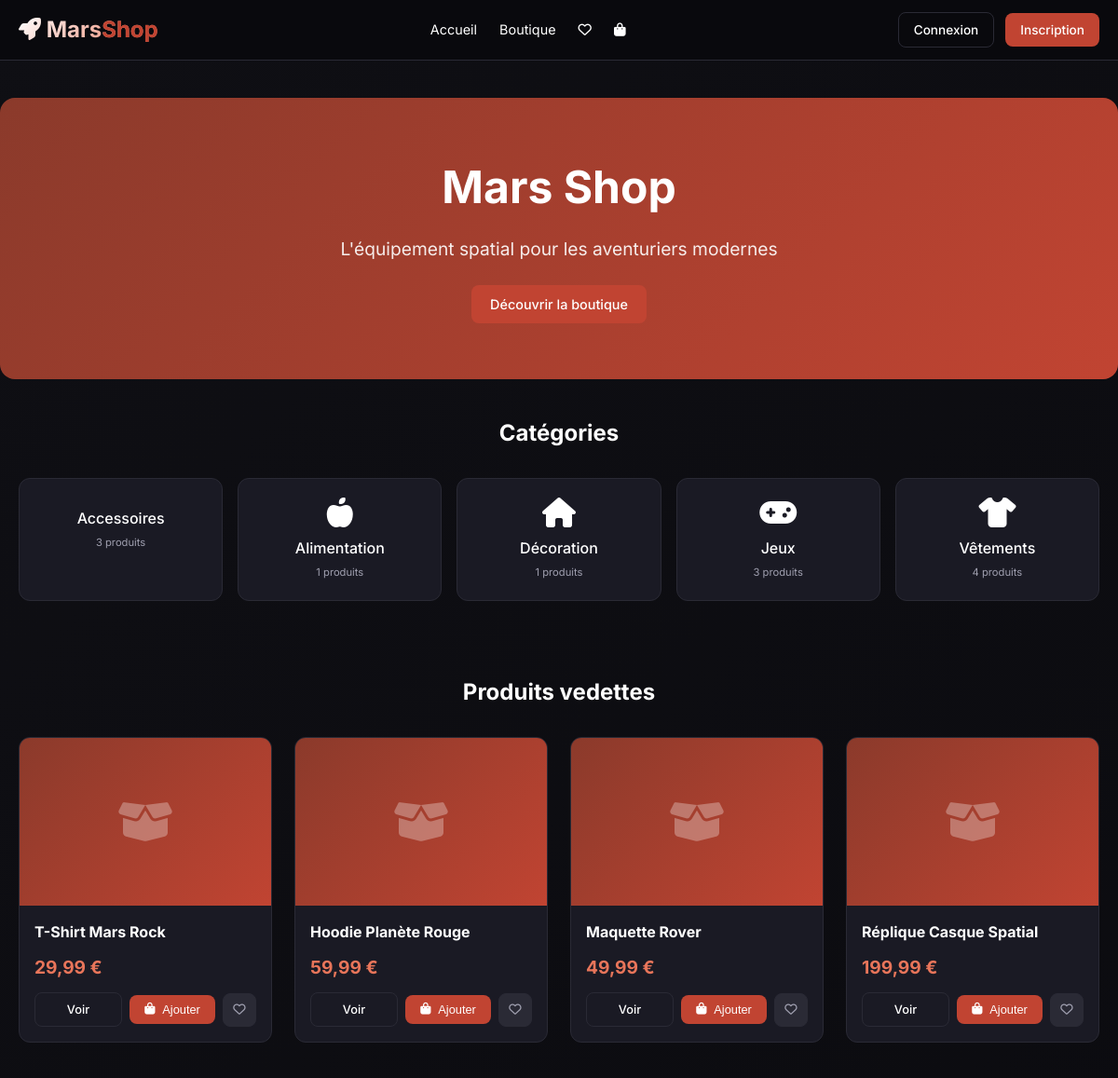
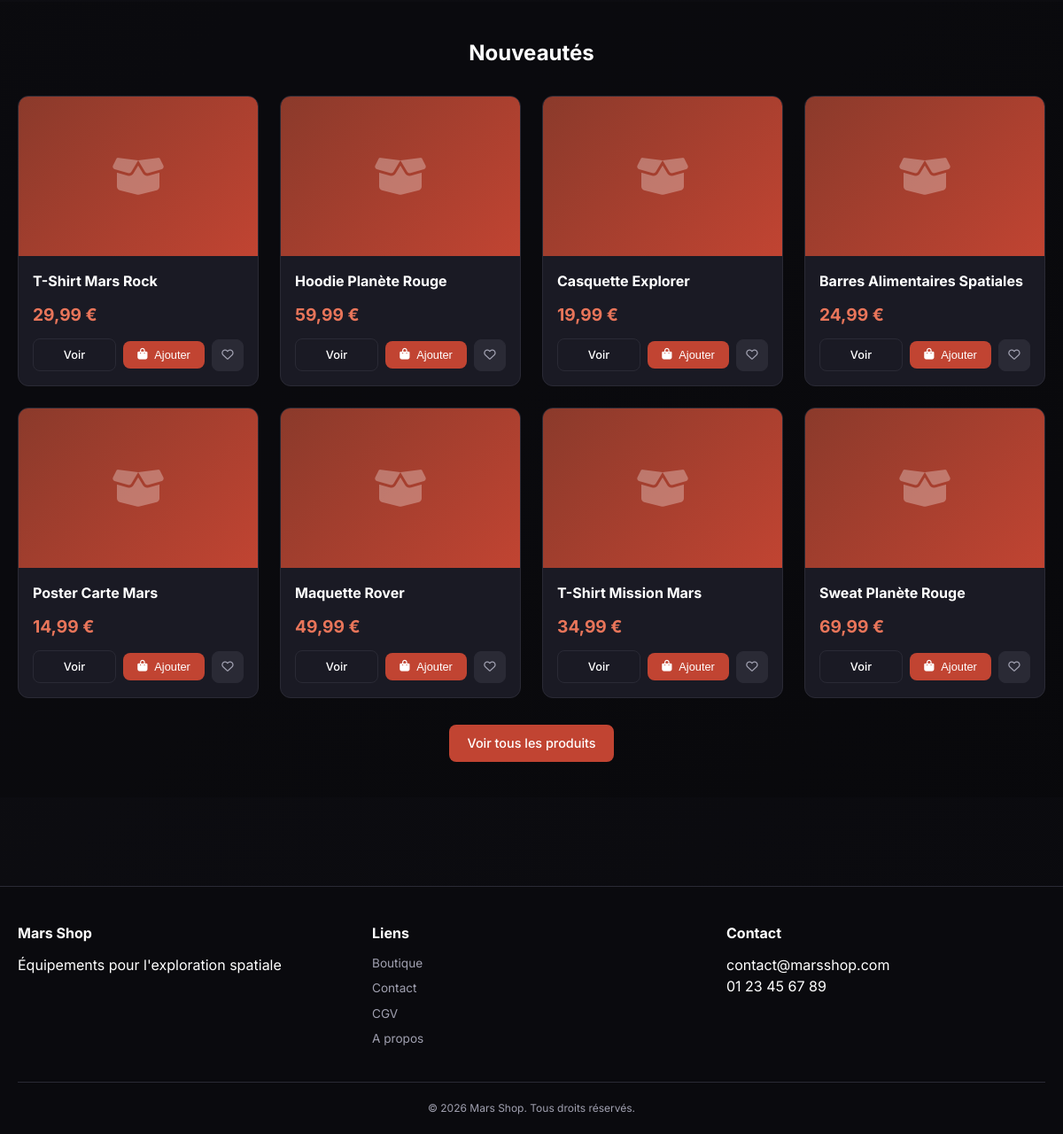
The page / on the database its author committed (2 pictures, top to bottom).
### tables this page shows
CREATE TABLE products (
    id INT AUTO_INCREMENT PRIMARY KEY,
    name VARCHAR(200) NOT NULL,
    slug VARCHAR(200) UNIQUE NOT NULL,
    description TEXT,
    short_description VARCHAR(500),
    price DECIMAL(10,2) NOT NULL,
    compare_price DECIMAL(10,2) DEFAULT NULL,
    stock INT DEFAULT 0,
    image VARCHAR(255),
    images TEXT,
    category VARCHAR(100),
    tags VARCHAR(255),
    is_featured BOOLEAN DEFAULT FALSE,
    is_active BOOLEAN DEFAULT TRUE,
    views INT DEFAULT 0,
    created_at TIMESTAMP DEFAULT CURRENT_TIMESTAMP,
    updated_at TIMESTAMP DEFAULT CURRENT_TIMESTAMP ON UPDATE CURRENT_TIMESTAMP,
    INDEX idx_category (category),
    INDEX idx_price (price),
    INDEX idx_featured (is_featured),
    FULLTEXT INDEX idx_search (name, description, category)
);

### includes/functions.php (called while the page is built, shortened)
<?php
function isLoggedIn(): bool {
    return isset($_SESSION['user_id']);
}
function formatPrice(float $price): string {
    return number_format($price, 2, ',', ' ') . ' €';
}
function clean(?string $string): string {
    return htmlspecialchars($string ?? '', ENT_QUOTES, 'UTF-8');
}

### index.php (the view, shortened to what this page needs)
<?php
require_once 'includes/header.php';
require_once 'includes/functions.php';
$conn = getConnection();
$stmt = $conn->prepare("SELECT * FROM products WHERE is_featured = 1 AND is_active = 1 ORDER BY created_at DESC LIMIT 8");
$stmt->execute();
$featured_products = $stmt->fetchAll();
$stmt = $conn->prepare("SELECT * FROM products WHERE is_active = 1 ORDER BY created_at DESC LIMIT 8");
$stmt->execute();
$new_products = $stmt->fetchAll();
$stmt = $conn->query("SELECT DISTINCT category FROM products WHERE is_active = 1 ORDER BY category");
$categories = $stmt->fetchAll();
$category_counts = [];
foreach ($categories as $cat) {
    $stmt_count = $conn->prepare("SELECT COUNT(*) as count FROM products WHERE category = ? AND is_active = 1");
    $stmt_count->execute([$cat['category']]);
    $category_counts[$cat['category']] = $stmt_count->fetch()['count'];
}
$wishlist_ids = [];
?>
<section class="hero">
    <div class="container">
        <div class="hero-content">
            <h1>Mars Shop</h1>
            <p>L'équipement spatial pour les aventuriers modernes</p>
            <a href="shop.php" class="btn-primary">Découvrir la boutique</a>
        </div>
    </div>
</section>
<section class="categories-section">
    <div class="container">
        <h2 class="section-title">Catégories</h2>
        <div class="categories-grid">
            <?php foreach($categories as $cat): ?>
            <a href="shop.php?category=<?php echo urlencode($cat['category']); ?>" class="category-card">
                <i class="fas fa-<?php
                    echo $cat['category'] == 'Vêtements' ? 'tshirt' :
                        ($cat['category'] == 'Accessoires' ? 'watch' :
                        ($cat['category'] == 'Alimentation' ? 'apple-alt' :
                        ($cat['category'] == 'Décoration' ? 'home' : 'gamepad')));
                ?>"></i>
                <span><?php echo clean($cat['category']); ?></span>
                <small><?php echo $category_counts[$cat['category']] ?? 0; ?> produits</small>
            </a>
            <?php endforeach; ?>
        </div>
    </div>
</section>
<section class="products-section">
    <div class="container">
        <h2 class="section-title">Produits vedettes</h2>
        <?php if(count($featured_products) > 0): ?>
        <div class="products-grid">
            <?php foreach($featured_products as $product): ?>
            <div class="product-card" data-product-id="<?php echo $product['id']; ?>">
                <?php if($product['compare_price'] && $product['compare_price'] > $product['price']): ?>
                <div class="product-badge">-<?php echo round((1 - $product['price']/$product['compare_price']) * 100); ?>%</div>
                <?php endif; ?>
                <div class="product-image">
                    <i class="fas fa-box-open"></i>
                </div>
                <div class="product-info">
                    <h3><?php echo clean($product['name']); ?></h3>
                    <div class="product-price"><?php echo formatPrice($product['price']); ?></div>
                    <div class="product-actions">
                        <a href="product.php?id=<?php echo $product['id']; ?>" class="btn-secondary btn-sm">Voir</a>
                        <?php if($product['stock'] > 0): ?>
                        <button class="btn-primary btn-sm add-to-cart-btn" data-product-id="<?php echo $product['id']; ?>">
                            <i class="fas fa-shopping-bag"></i> Ajouter
                        </button>
                        <?php endif; ?>
                        <button class="wishlist-btn-sm <?php echo in_array($product['id'], $wishlist_ids) ? 'active' : ''; ?>"
                                data-product-id="<?php echo $product['id']; ?>">
                            <i class="<?php echo in_array($product['id'], $wishlist_ids) ? 'fas' : 'far'; ?> fa-heart"></i>
                        </button>
                    </div>
                </div>
            </div>
            <?php endforeach; ?>
        </div>
        <?php else: ?>
        <div class="empty-state">Aucun produit vedette</div>
        <?php endif; ?>
    </div>
</section>
<section class="products-section bg-dark">
    <div class="container">
        <h2 class="section-title">Nouveautés</h2>
        <?php if(count($new_products) > 0): ?>
        <div class="products-grid">
            <?php foreach($new_products as $product): ?>
            <div class="product-card" data-product-id="<?php echo $product['id']; ?>">
                <div class="product-image">
                    <i class="fas fa-box-open"></i>
                </div>
                <div class="product-info">
                    <h3><?php echo clean($product['name']); ?></h3>
                    <div class="product-price"><?php echo formatPrice($product['price']); ?></div>
                    <div class="product-actions">
                        <a href="product.php?id=<?php echo $product['id']; ?>" class="btn-secondary btn-sm">Voir</a>
                        <?php if($product['stock'] > 0): ?>
                        <button class="btn-primary btn-sm add-to-cart-btn" data-product-id="<?php echo $product['id']; ?>">
                            <i class="fas fa-shopping-bag"></i> Ajouter
                        </button>
                        <?php endif; ?>
                        <button class="wishlist-btn-sm <?php echo in_array($product['id'], $wishlist_ids) ? 'active' : ''; ?>"
                                data-product-id="<?php echo $product['id']; ?>">
                            <i class="<?php echo in_array($product['id'], $wishlist_ids) ? 'fas' : 'far'; ?> fa-heart"></i>
                        </button>
                    </div>
                </div>
            </div>
            <?php endforeach; ?>
        </div>
        <?php else: ?>
        <div class="empty-state">Aucune nouveauté</div>
        <?php endif; ?>
        <div class="text-center" style="margin-top: 30px;">
            <a href="shop.php" class="btn-primary">Voir tous les produits</a>
        </div>
    </div>
</section>
<?php require_once 'includes/footer.php'; ?>

### includes/header.php (shortened to what this page needs)
<?php
require_once __DIR__ . '/functions.php';
?>
<!DOCTYPE html>
<html lang="fr">
<head>
    <link rel="stylesheet" href="https://cdnjs.cloudflare.com/ajax/libs/font-awesome/6.4.0/css/all.min.css">
    <link rel="stylesheet" href="assets/css/style.css">
</head>
<body>
<header class="header">
    <div class="container">
        <div class="header-wrapper">
            <div class="logo">
                <a href="index.php">
                    <i class="fas fa-rocket"></i>
                    <span>Mars<span>Shop</span></span>
                </a>
            </div>
            <nav class="nav">
                <a href="index.php">Accueil</a>
                <a href="shop.php">Boutique</a>
                <a href="wishlist.php" class="nav-wishlist">
                    <i class="far fa-heart"></i>
                </a>
                <a href="cart.php" class="nav-cart">
                    <i class="fas fa-shopping-bag"></i>
                </a>
            </nav>
            <div class="user-menu">
                <?php if(isLoggedIn()): ?>
                    <div class="user-dropdown">
                        <button class="user-btn">
                            <i class="fas fa-user-astronaut"></i>
                            <span><?php echo clean($_SESSION['username']); ?></span>
                            <i class="fas fa-chevron-down"></i>
                        </button>
                        <div class="dropdown-menu">
                            <a href="profile.php"><i class="fas fa-user"></i> Mon compte</a>
                            <a href="orders.php"><i class="fas fa-box"></i> Commandes</a>
                            <?php if(isAdmin()): ?>
                                <a href="admin/"><i class="fas fa-dashboard"></i> Admin</a>
                            <?php endif; ?>
                            <hr>
                            <a href="logout.php"><i class="fas fa-sign-out-alt"></i> Déconnexion</a>
                        </div>
                    </div>
                <?php else: ?>
                    <a href="login.php" class="btn-login">Connexion</a>
                    <a href="register.php" class="btn-register">Inscription</a>
                <?php endif; ?>
            </div>
        </div>
    </div>
</header>
<main class="main">

### includes/footer.php (shortened to what this page needs)
    </main>
    <footer class="footer">
        <div class="container">
            <div class="footer-grid">
                <div>
                    <h4>Mars Shop</h4>
                    <p>Équipements pour l'exploration spatiale</p>
                </div>
                <div>
                    <h4>Liens</h4>
                    <a href="shop.php">Boutique</a>
                    <a href="contact.php">Contact</a>
                    <a href="cgv.php">CGV</a>
                    <a href="about.php">A propos</a>
                </div>
                <div>
                    <h4>Contact</h4>
                    <p>contact@marsshop.com</p>
                    <p>01 23 45 67 89</p>
                </div>
            </div>
            <div class="footer-bottom">
                <p>&copy; <?= date('Y'); ?> Mars Shop. Tous droits réservés.</p>
            </div>
        </div>
    </footer>
</body>
</html>

### assets/css/style.css (style rules this page uses)
:root { --primary: #c14432; --primary-dark: #8b3a2b; --primary-light: #e8755a; --dark: #0f0f14; --darker: #0a0a0e; --gray: #1a1a24; --gray-light: #2a2a35; --text: #ffffff; --text-muted: #a0a0b0; --border: #2a2a35; --success: #10b981; --error: #ef4444; --warning: #f59e0b; --shadow: 0 2px 8px rgba(0,0,0,0.3); --shadow-lg: 0 4px 20px rgba(0,0,0,0.4); --radius: 10px; --radius-lg: 16px; }
* { margin: 0; padding: 0; box-sizing: border-box; }
body { font-family: 'Inter', sans-serif; background: linear-gradient(135deg, var(--dark) 0%, var(--darker) 100%); color: var(--text); line-height: 1.5; min-height: 100vh; }
.container { max-width: 1280px; margin: 0 auto; padding: 0 20px; }
.header { background: rgba(10, 10, 14, 0.98); border-bottom: 1px solid var(--border); position: sticky; top: 0; z-index: 100; backdrop-filter: blur(10px); }
.header-wrapper { display: flex; justify-content: space-between; align-items: center; height: 64px; gap: 20px; }
.logo a { font-size: 1.5rem; font-weight: 700; text-decoration: none; background: linear-gradient(135deg, #fff, var(--primary-light)); -webkit-background-clip: text; background-clip: text; color: transparent; }
.logo span span { color: var(--primary); background: none; -webkit-background-clip: unset; }
.nav { display: flex; gap: 24px; align-items: center; }
.nav a { color: var(--text); text-decoration: none; font-size: 0.9rem; transition: color 0.2s; position: relative; }
.nav-wishlist, .nav-cart { position: relative; font-size: 1.1rem; }
.user-menu { display: flex; gap: 12px; align-items: center; }
.btn-login, .btn-register { padding: 8px 16px; border-radius: 8px; text-decoration: none; font-size: 0.85rem; font-weight: 500; transition: all 0.2s; }
.btn-login { background: transparent; border: 1px solid var(--border); color: var(--text); }
.btn-register { background: var(--primary); color: white; }
.main { min-height: calc(100vh - 64px - 200px); padding: 40px 0; }
.btn, .btn-primary, .btn-secondary { display: inline-flex; align-items: center; justify-content: center; gap: 8px; padding: 10px 20px; border-radius: 8px; font-weight: 500; text-decoration: none; transition: all 0.2s; cursor: pointer; border: none; font-size: 0.9rem; }
.btn-primary { background: var(--primary); color: white; }
.btn-secondary { background: transparent; border: 1px solid var(--border); color: var(--text); }
.btn-sm { padding: 6px 12px; font-size: 0.8rem; }
.products-grid { display: grid; grid-template-columns: repeat(auto-fill, minmax(260px, 1fr)); gap: 24px; margin-top: 24px; }
.product-card { background: var(--gray); border-radius: var(--radius-lg); overflow: hidden; transition: transform 0.2s, box-shadow 0.2s; border: 1px solid var(--border); }
.product-image { height: 200px; background: linear-gradient(135deg, var(--primary-dark), var(--primary)); display: flex; align-items: center; justify-content: center; font-size: 3rem; position: relative; }
.product-badge { position: absolute; top: 12px; right: 12px; background: var(--success); color: white; padding: 4px 8px; border-radius: 20px; font-size: 0.7rem; font-weight: 600; }
.product-info { padding: 16px; }
.product-price { font-size: 1.3rem; font-weight: 700; color: var(--primary-light); margin: 12px 0; }
.product-actions { display: flex; gap: 8px; margin-top: 12px; }
.product-actions .btn-secondary, .product-actions .btn-primary { flex: 1; padding: 8px; font-size: 0.8rem; }
.footer { background: var(--darker); border-top: 1px solid var(--border); padding: 40px 0 20px; margin-top: 60px; }
.footer-grid { display: grid; grid-template-columns: repeat(3, 1fr); gap: 40px; margin-bottom: 30px; }
.footer-grid h4 { margin-bottom: 12px; font-size: 1rem; }
.footer-grid a { display: block; color: var(--text-muted); text-decoration: none; font-size: 0.85rem; margin-bottom: 8px; }
.footer-bottom { text-align: center; padding-top: 20px; border-top: 1px solid var(--border); font-size: 0.75rem; color: var(--text-muted); }

### rows shown on the page
products: name "T-Shirt Mars Rock", price "29,99 €"
products: name "Hoodie Planète Rouge", price "59,99 €"
products: name "Maquette Rover", price "49,99 €"
products: name "Réplique Casque Spatial", price "199,99 €"
products: name "Casquette Explorer", price "19,99 €"
products: name "Barres Alimentaires Spatiales", price "24,99 €"
products: name "Poster Carte Mars", price "14,99 €"
products: name "T-Shirt Mission Mars", price "34,99 €"
products: name "Sweat Planète Rouge", price "69,99 €"

### other values the page prints
$cat['category'] "Accessoires"
$category_counts[$cat['category']] "3"
$cat['category'] "Alimentation"
$category_counts[$cat['category']] "1"
$cat['category'] "Décoration"
$cat['category'] "Jeux"
$cat['category'] "Vêtements"
$category_counts[$cat['category']] "4"
